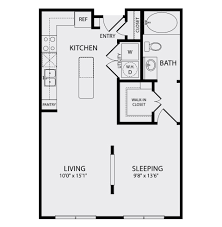
#> input picture Client/data/floorplans/placeholder5.png, 222 x 227 px
$ python blob.py
#> lines starting #> are read from the running program, lines starting #| are printed output that depends on the picture; after the words box and inside, x2 and y2 are one past the last pixel; in counts of white or black regions, pixels touching at a corner belong together
import cv2
import numpy as np
import easygui

filename = easygui.fileopenbox()
#> the answer given: ../Client/data/floorplans/placeholder5.png
img = cv2.imread(filename)
#> img is the input picture: shape (227, 222, 3); mean B, G, R 228.8, 227.7, 227.7
shape = np.shape(img)
#> shape = (227, 222, 3)
img = cv2.resize(img, (int(shape[1] * 2), int(shape[0] * 2)))
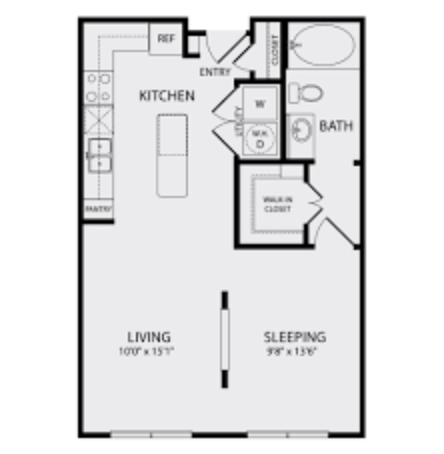
#> img: shape (454, 444, 3); mean B, G, R 228.8, 227.7, 227.7
# imgGray = cv2.cvtColor(img, cv2.COLOR_BGR2GRAY)

par = cv2.SimpleBlobDetector_Params()


blobDetector = cv2.SimpleBlobDetector_create(par)
blobs = blobDetector.detect(img)
#> blobs = 9 keypoints; (x, y, size): (165, 39, 32.5), (224, 378, 13.9), (224, 300, 13.1), (260, 103, 10.6), (290, 352, 7.1), (146, 352, 6.9), (260, 133, 6.4), (97, 158, 6.3), (136, 337, 6.2)

for blob in blobs:
	img = cv2.drawMarker(
		img, tuple(int(i) for i in blob.pt),
		color=(0, 0, 255), thickness=2)
#> this loop made 9 passes
#> blob on passes 1 to 9: keypoint at (224.2, 378.5), size 13.9, keypoint at (224.2, 299.9), size 13.1, keypoint at (136.5, 336.6), size 6.2, keypoint at (97.4, 158.3), size 6.3, keypoint at (259.8, 133.1), size 6.4, keypoint at (259.5, 103.2), size 10.6, keypoint at (289.6, 351.7), size 7.1, keypoint at (146.1, 351.7), size 6.9, keypoint at (165.4, 38.8), size 32.5
#> pass 1, `img = cv2.drawMarker( img, tuple(int(i) for i in blob.pt), color=(0, 0..`:
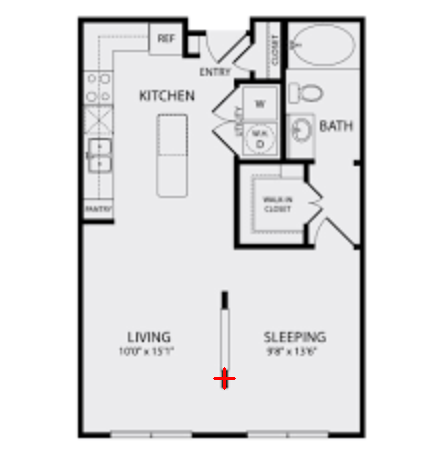
#> img: shape (454, 444, 3); 0.06% of pixels changed, all inside (x1, y1, x2, y2) = (213, 367, 236, 390)
#> pass 2, `img = cv2.drawMarker( img, tuple(int(i) for i in blob.pt), color=(0, 0..`:
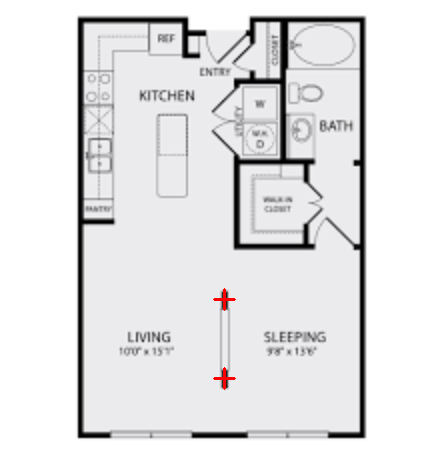
#> img: shape (454, 444, 3); 0.06% of pixels changed, all inside (x1, y1, x2, y2) = (213, 288, 236, 311)
#> pass 3, `img = cv2.drawMarker( img, tuple(int(i) for i in blob.pt), color=(0, 0..`:
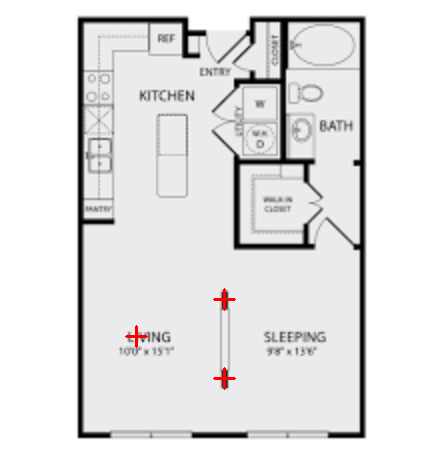
#> img: shape (454, 444, 3); 0.06% of pixels changed, all inside (x1, y1, x2, y2) = (125, 325, 148, 348)
#> after the loop:
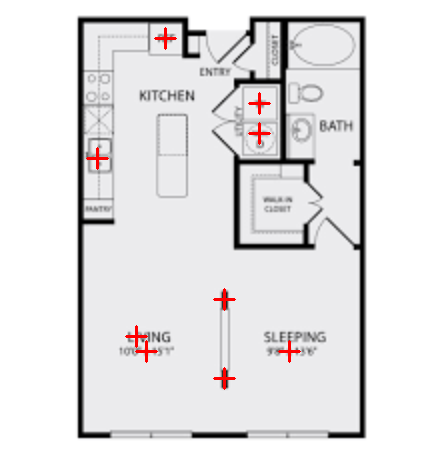
#> img: shape (454, 444, 3); 0.36% of pixels changed, all inside (x1, y1, x2, y2) = (86, 27, 301, 363)


cv2.imshow('final', img)
cv2.waitKey(0)
